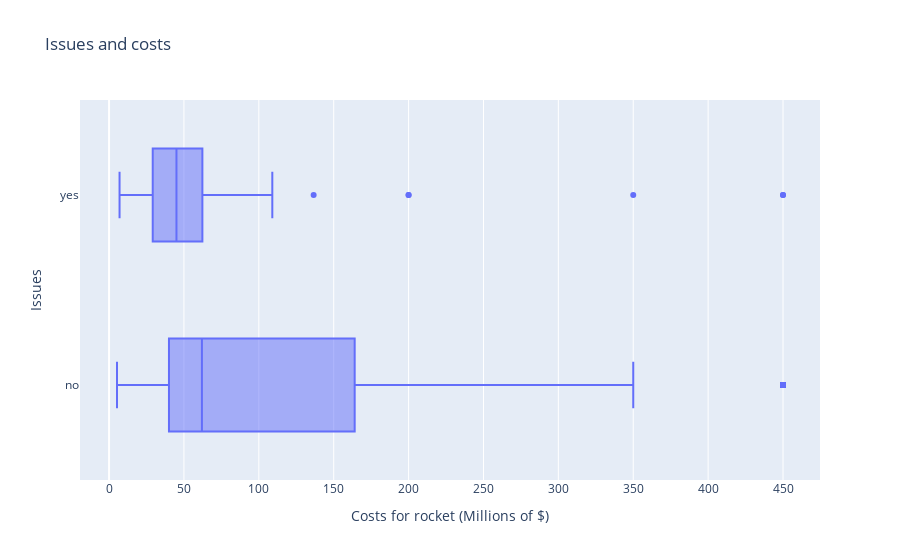

Write notebook code for a chart like this one.
### Markdown cell above
## Studi sui costi e l'esito dei lanci
Andando ad analizzare i lanci falliti, vediamo come il costo di questi lanci fosse più basso di quelli andati a buon fine. <br>
In particolare la distribuzione è limitata a 100 milioni di dollari, con poche eccezioni che si spingono fino a 450 milioni di dollari.<br>
Questo risultato è dato dal fatto che tantissime compagnie aeree emergenti e startup non riescano a sostenere i costi molto alti. Infatti il dataset è ricco di compagnie che hanno effettuato anche un singolo lancio.<br>
In caso di fallimento, visti gli elevati costi, molti investitori tendono a smettere di finanziare lanci, affidandosi a chi ha più esperienza.

### Code cell
px.box(df, y="Issues", x=" Rocket", title="Issues and costs", labels={
                                  " Rocket" : "Costs for rocket (Millions of $)"
             })

### Figure 1 — Plotly figure (JSON) as saved in the notebook; plotly's stock layout.template omitted (floating-point values rounded to 4 significant figures; data arrays with more than 128 entries replaced by an {"elided": "..."} marker saying what was removed)
{"data": [{"alignmentgroup": "True", "hovertemplate": "Costs for rocket (Millions of $)=%{x}<br>Issues=%{y}<extra></extra>", "legendgroup": "", "marker": {"color": "#636efa"}, "name": "", "notched": false, "offsetgroup": "", "orientation": "h", "showlegend": false, "type": "box", "x": {"elided": "4324 float values"}, "x0": " ", "xaxis": "x", "y": {"elided": "4324 str values"}, "y0": " ", "yaxis": "y"}], "layout": {"boxmode": "group", "legend": {"tracegroupgap": 0}, "title": {"text": "Issues and costs"}, "xaxis": {"anchor": "y", "domain": [0, 1], "title": {"text": "Costs for rocket (Millions of $)"}}, "yaxis": {"anchor": "x", "domain": [0, 1], "title": {"text": "Issues"}}}}
